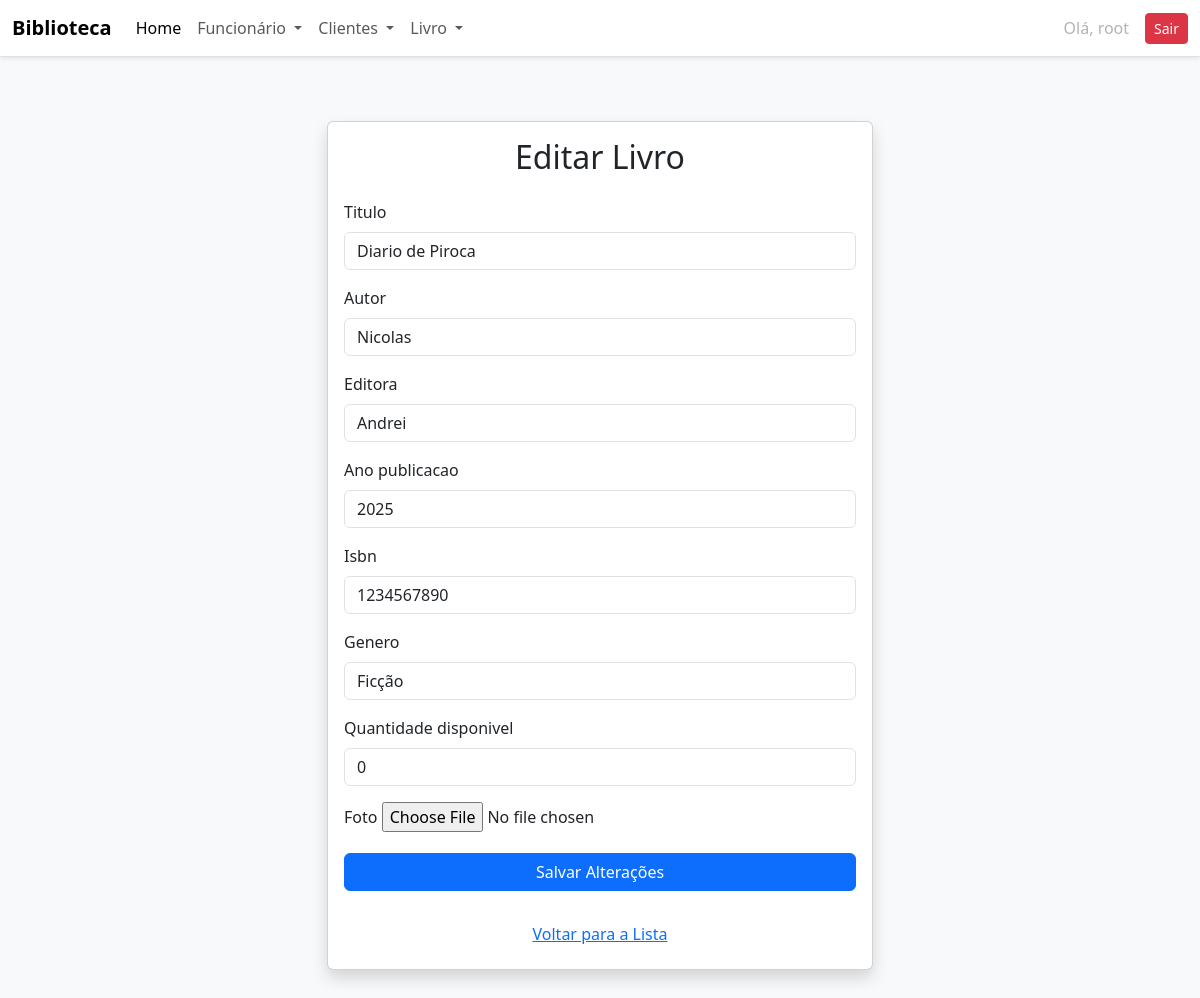
Before: /editar_livro/2/ (signed in) with the older database file.
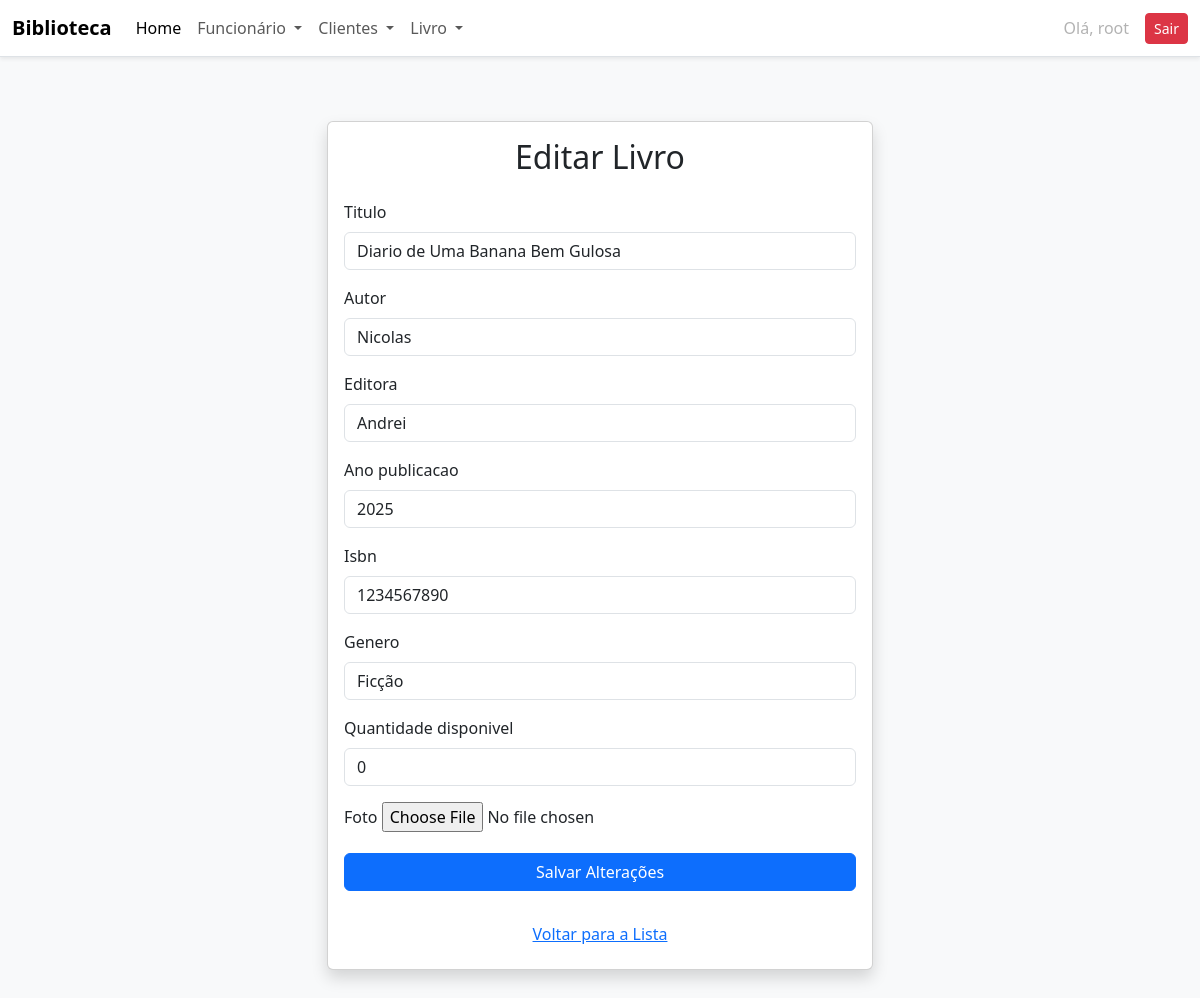
After: the same page with the newer database file.
### academico/models.py (models this page shows, shortened)
class Livro(models.Model):
    titulo = models.CharField(max_length=200)
    autor = models.CharField(max_length=150)
    editora = models.CharField(max_length=100)
    ano_publicacao = models.PositiveIntegerField()
    isbn = models.CharField(max_length=20, unique=True)
    genero = models.CharField(max_length=20, choices=GENERO_CHOICES)
    quantidade_disponivel = models.PositiveIntegerField(default=1)
    foto = StdImageField(
        upload_to='fotos/alunos',
        variations={'thumb': (150, 150), 'medium': (300, 300)},
        blank=True,
        null=True
    )

### academico/views.py (the view)
# urls.py: path('editar_livro/<int:id>/', views.editar_livro, name='editar_livro'),
@login_required
def editar_livro(request, id):
    try:
        livro = Livro.objects.get(id=id)
    except:
        return redirect('livros')
    if request.method == 'POST':
        form = LivroForm(request.POST, request.FILES,instance=livro)
        if form.is_valid():
            form.save()
            return redirect('livros')
    form = LivroForm(instance=livro)
    dados = {
        'form': form,
        'livros': livro,
    }
    return render(request, 'academico/editar_livro.html', dados)

### academico/forms.py
class LivroForm(forms.ModelForm):
    class Meta:
        model = Livro
        fields = '__all__'
        widgets = {
            'titulo': forms.TextInput(attrs={'class': 'form-control'}),
            'autor': forms.TextInput(attrs={'class': 'form-control'}),
            'editora': forms.TextInput(attrs={'class': 'form-control'}),
            'ano_publicacao': forms.NumberInput(attrs={'class': 'form-control'}),
            'isbn': forms.TextInput(attrs={'class': 'form-control'}),
            'genero': forms.Select(attrs={'class': 'form-control'}),
            'quantidade_disponivel': forms.NumberInput(attrs={'class': 'form-control'}),
        }

### academico/templates/academico/editar_livro.html (shortened to what this page needs)
{% extends 'academico/base.html' %}
{% load crispy_forms_tags %}
{% block content %}
<div class="container py-5">
    <div class="row justify-content-center">
        <div class="col-md-8 col-lg-6">
            <div class="card shadow">
                <div class="card-body">
                    <h2 class="card-title text-center mb-4">Editar Livro</h2>
                    <form method="post" enctype="multipart/form-data">
                        {% for field in form %}
                            <div class="mb-3">
                                <label for="{{ field.id_for_label }}" class="form-label">{{ field.label }}</label>
                                {% if field.errors %}
                                    <input
                                        type="{{ field.field.widget.input_type|default_if_none:'text' }}"
                                        name="{{ field.html_name }}"
                                        value="{{ field.value|default_if_none:'' }}"
                                        class="form-control is-invalid"
                                        id="{{ field.id_for_label }}">
                                    <div class="invalid-feedback">
                                        {{ field.errors|striptags }}
                                    </div>
                                {% else %}
                                    {{ field }}
                                {% endif %}
                            </div>
                        {% endfor %}
                        <div class="d-grid">
                            <button type="submit" class="btn btn-primary">Salvar Alterações</button>
                        </div>
                    </form>
                    <div class="text-center mt-4">
                        <a href="{% url 'livros' %}" class="btn btn-link">Voltar para a Lista</a>
                    </div>
                </div>
            </div>
        </div>
    </div>
</div>
{% endblock %}

Changed rows visible on the page:
changed Livro "Nicolas": titulo "Diario de Piroca" → "Diario de Uma Banana Bem Gulosa"
